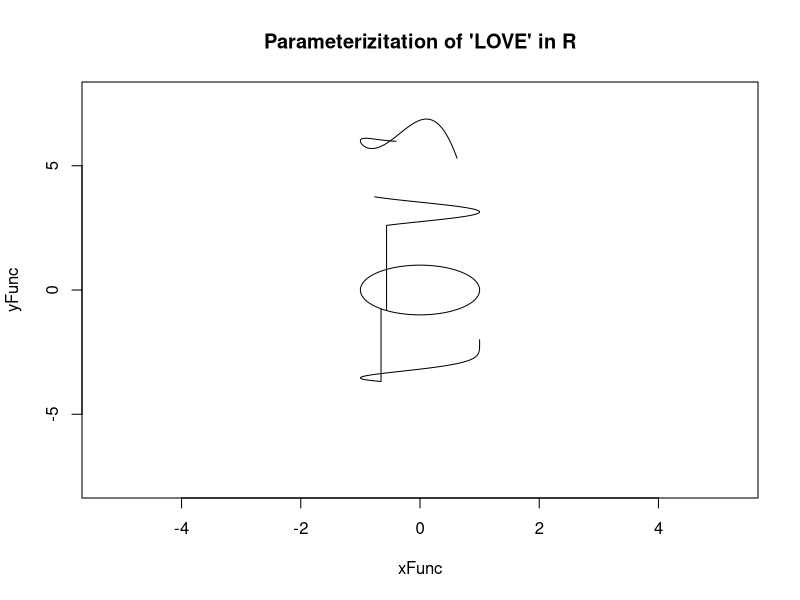

Write the R code that produced this figure.


t <- seq(-4.3, 15, 0.0001)

xFunc <- cos(t)

yFunc <- ifelse(t >= -4.3 & t < -0.9, 4*exp(t)*sin(3*t)+6, 
        ifelse(t >= -0.9 & t < 4, -t^(3/8)-2, 
          ifelse(t >= 4 & t <= 10.4, sin(t),
            ifelse(t > 10.4 & t <= 15, t/4, 0))))

plot(xFunc, yFunc, 
     type = "l", 
     main = "Parameterizitation of 'LOVE' in R",
     xlim = c(-5.25, 5.25),
     ylim = c(-7.75, 7.75))

